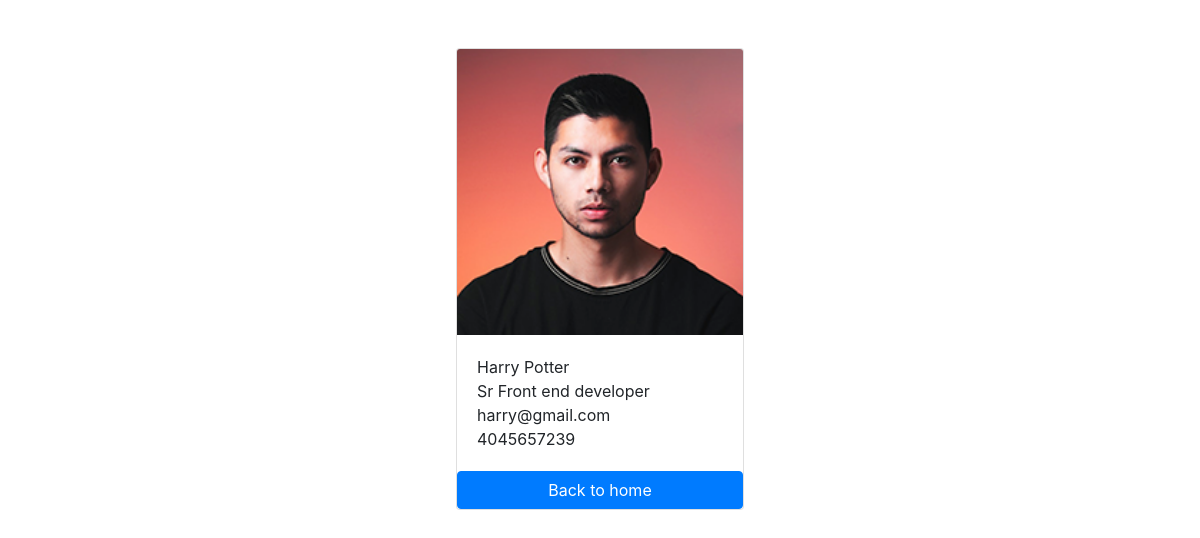
The app's page /employees/6/ with its own data.
### employees/models.py (models this page shows, shortened)
class employee(models.Model):
    first_name = models.CharField(max_length=100)
    last_name = models.CharField(max_length=100)
    photo = models.ImageField(upload_to='images')
    designation = models.CharField(max_length=100)
    email_address = models.EmailField(max_length=100, unique=True)
    phone_number = models.CharField(max_length=12, blank=True)
    created_at = models.DateTimeField(auto_now_add=True)
    updated_at = models.DateTimeField(auto_now=True)

### employees/views.py (the view)
# urls.py: path('<int:pk>/',views.employee_details,name='employee_detail'),
def employee_details(request, pk):
    employe = get_object_or_404(employee, pk=pk)
    context = {
        'emplyee' : employe,
    }
    return render (request, 'employee_details.html',context)

### templates/employee_details.html (shortened to what this page needs)
<!DOCTYPE html>
<html lang="en">
<head>
    <link rel="stylesheet" href="https://cdn.jsdelivr.net/npm/bootstrap@4.5.3/dist/css/bootstrap.min.css">
</head>
<body>
    <div class="container pt-5">
            <div class="card mx-auto" style="width: 18rem;">
            <img  class="card-img-top" src="{{ emplyee.photo.url }}" alt="employee Photo">
                <div class="card-body">
                  <p class="card-text m-0">{{ emplyee.first_name }} {{ emplyee.last_name }}</p>
                  <p class="card-text m-0">{{ emplyee.designation }} </p>
                  <p class="card-text m-0">{{ emplyee.email_address }} </p>
                  <p class="card-text m-0">{{ emplyee.phone_number }} </p>
                </div>
              <a href="{% url 'home' %}" class="btn btn-primary">Back to home</a>
              </div>
    </div>
</body>
</html>

### records on screen
employee: photo (picture), first_name "Harry", last_name "Potter", designation "Sr Front end developer", email_address "harry@gmail.com", phone_number "4045657239"
